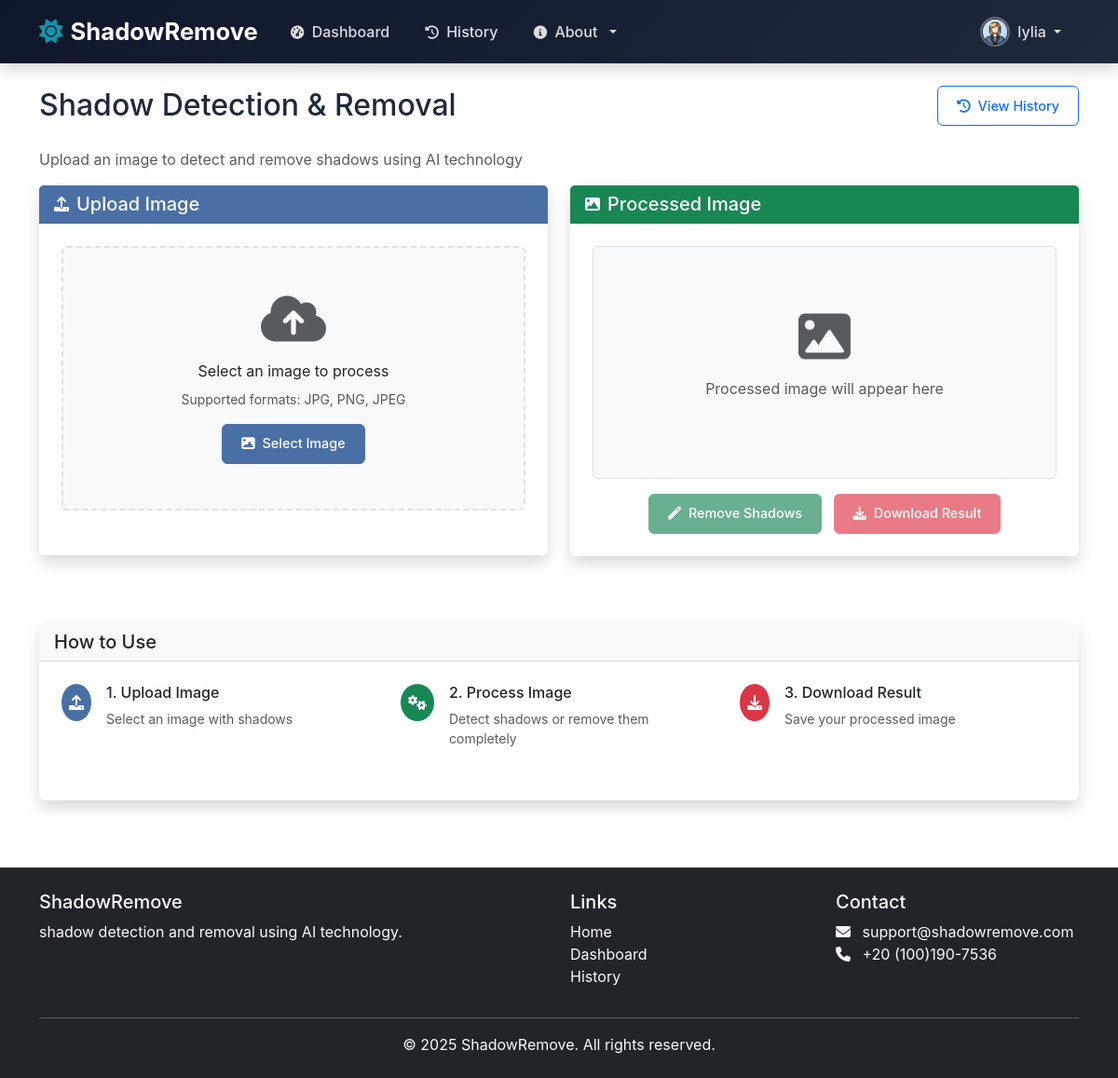
The app's page /dashboard (signed in) with its own data.
### models.py (models this page shows, shortened)
class User(UserMixin, db.Model):
    id = db.Column(db.Integer, primary_key=True)
    username = db.Column(db.String(80), unique=True, nullable=False)
    email = db.Column(db.String(120), unique=True, nullable=False)
    password_hash = db.Column(db.String(128))
    first_name = db.Column(db.String(80), nullable=True)
    last_name = db.Column(db.String(80), nullable=True)
    bio = db.Column(db.Text, nullable=True)
    avatar = db.Column(db.String(120), default='default-avatar.png')
    created_at = db.Column(db.DateTime, default=datetime.utcnow)
    updated_at = db.Column(db.DateTime, default=datetime.utcnow, onupdate=datetime.utcnow)
    is_admin = db.Column(db.Boolean, default=False)
    is_active = db.Column(db.Boolean, default=True)

### app.py (the view)
@app.route('/dashboard')
@login_required
def dashboard():
    return render_template('dashboard.html')

### app.py (called while the page is built)
@login_manager.user_loader
def load_user(user_id):
    return User.query.get(int(user_id))

### templates/dashboard.html (shortened to what this page needs)
{% extends "base.html" %}
{% block content %}
<div class="row">
    <div class="col-12">
        <div class="d-flex justify-content-between align-items-center mb-4">
            <h2 class="mb-0">Shadow Detection & Removal</h2>
            <a href="{{ url_for('history') }}" class="btn btn-outline-primary">
                <i class="fas fa-history me-1"></i> View History
            </a>
        </div>
        <p class="text-muted">Upload an image to detect and remove shadows using AI technology</p>
    </div>
</div>
<div class="row">
    <div class="col-md-6">
        <div class="card shadow mb-4">
            <div class="card-header bg-primary text-white d-flex align-items-center">
                <i class="fas fa-upload me-2"></i>
                <h5 class="card-title mb-0">Upload Image</h5>
            </div>
            <div class="card-body text-center">
                <div id="uploadSection" class="mb-4">
                    <div class="upload-placeholder bg-light rounded p-5 mb-3" id="uploadPlaceholder">
                        <i class="fas fa-cloud-upload-alt display-4 text-muted mb-3"></i>
                        <p class="mb-2">Select an image to process</p>
                        <p class="text-muted small mb-3">Supported formats: JPG, PNG, JPEG</p>
                        <button class="btn btn-primary" id="selectImageBtn">
                            <i class="fas fa-image me-1"></i> Select Image
                        </button>
                    </div>
                </div>
            </div>
        </div>
    </div>
    <div class="col-md-6">
        <div class="card shadow mb-4">
            <div class="card-header bg-success text-white d-flex align-items-center">
                <i class="fas fa-image me-2"></i>
                <h5 class="card-title mb-0">Processed Image</h5>
            </div>
            <div class="card-body text-center">
                <div id="processedImagePlaceholder" class="bg-light border rounded p-5 mb-3 d-flex align-items-center justify-content-center" style="min-height: 250px;">
                    <div>
                        <i class="fas fa-image display-4 text-muted mb-3"></i>
                        <p class="text-muted">Processed image will appear here</p>
                    </div>
                </div>
                <div class="action-buttons">
                    <button class="btn btn-success me-2" id="removeBtn" disabled>
                        <i class="fas fa-magic me-1"></i> Remove Shadows
                    </button>
                    <button class="btn btn-danger" id="downloadBtn" disabled>
                        <i class="fas fa-download me-1"></i> Download Result
                    </button>
                </div>
            </div>
        </div>
    </div>
</div>
<div class="row mt-5">
    <div class="col-12">
        <div class="card shadow">
            <div class="card-header bg-light">
                <h5 class="card-title mb-0">How to Use</h5>
            </div>
            <div class="card-body">
                <div class="row">
                    <div class="col-md-4">
                        <div class="d-flex align-items-start mb-3">
                            <div class="bg-primary text-white rounded-circle p-2 me-3">
                                <i class="fas fa-upload"></i>
                            </div>
                            <div>
                                <h6>1. Upload Image</h6>
                                <p class="text-muted small">Select an image with shadows</p>
                            </div>
                        </div>
                    </div>
                    <div class="col-md-4">
                        <div class="d-flex align-items-start mb-3">
                            <div class="bg-success text-white rounded-circle p-2 me-3">
                                <i class="fas fa-cogs"></i>
                            </div>
                            <div>
                                <h6>2. Process Image</h6>
                                <p class="text-muted small">Detect shadows or remove them completely</p>
                            </div>
                        </div>
                    </div>
                    <div class="col-md-4">
                        <div class="d-flex align-items-start mb-3">
                            <div class="bg-danger text-white rounded-circle p-2 me-3">
                                <i class="fas fa-download"></i>
                            </div>
                            <div>
                                <h6>3. Download Result</h6>
                                <p class="text-muted small">Save your processed image</p>
                            </div>
                        </div>
                    </div>
                </div>
            </div>
        </div>
    </div>
</div>
{% endblock %}

### templates/base.html (shortened to what this page needs)
<!DOCTYPE html>
<html lang="en">
<head>
    <link href="https://cdn.jsdelivr.net/npm/bootstrap@5.3.0/dist/css/bootstrap.min.css" rel="stylesheet">
    <link href="https://cdnjs.cloudflare.com/ajax/libs/font-awesome/6.0.0/css/all.min.css" rel="stylesheet">
    <link href="{{ url_for('static', filename='css/profile.css') }}" rel="stylesheet">
    <link rel="stylesheet" href="{{ url_for('static', filename='css/style.css') }}">
    <link rel="stylesheet" href="{{ url_for('static', filename='css/authentication.css') }}">
</head>
<body>
    <nav class="navbar navbar-expand-lg navbar-dark bg-dark fixed-top shadow">
        <div class="container">
            <a class="navbar-brand d-flex align-items-center" href="{{ url_for('index') }}">
                <i class="fas fa-sun me-2"></i>
                <span class="fw-bold">ShadowRemove</span>
            </a>
            <div class="collapse navbar-collapse" id="navbarNav">
                <ul class="navbar-nav me-auto">
                    <li class="nav-item">
                        <a class="nav-link" href="{{ url_for('dashboard') }}">
                            <i class="fas fa-tachometer-alt me-1"></i> Dashboard
                        </a>
                    </li>
                    <li class="nav-item">
                        <a class="nav-link" href="{{ url_for('history') }}">
                            <i class="fas fa-history me-1"></i> History
                        </a>
                    </li>
                    <li class="nav-item dropdown">
                        <a class="nav-link dropdown-toggle" href="#" id="navbarDropdown" role="button" data-bs-toggle="dropdown">
                            <i class="fas fa-info-circle me-1"></i> About
                        </a>
                    </li>
                </ul>
                <ul class="navbar-nav ms-auto">
                    {% if current_user.is_authenticated %}
                    <li class="nav-item dropdown">
                        <a class="nav-link dropdown-toggle d-flex align-items-center" href="#" id="userDropdown" role="button" data-bs-toggle="dropdown">
                            {% if current_user.avatar and current_user.avatar != 'default-avatar.png' %}
                                <img src="{{ url_for('static', filename='uploads/avatars/' + current_user.avatar) }}" class="profile-picture me-2" alt="Profile Picture">
                            {% else %}
                                <img src="{{ url_for('static', filename='images/default-avatar.png') }}" class="profile-picture me-2" alt="Default Profile">
                            {% endif %}
                            <span>{{ current_user.username }}</span>
                        </a>
                    </li>
                    {% endif %}
                </ul>
            </div>
        </div>
    </nav>
    <div class="container mt-5 pt-4">
        {% block content %}{% endblock %}
    </div>
    <footer class="bg-dark text-light py-4 mt-5">
        <div class="container">
            <div class="row">
                <div class="col-md-6">
                    <h5>ShadowRemove</h5>
                    <p>shadow detection and removal using AI technology.</p>
                </div>
                <div class="col-md-3">
                    <h5>Links</h5>
                    <ul class="list-unstyled">
                        <li><a href="{{ url_for('index') }}" class="text-light">Home</a></li>
                        <li><a href="{{ url_for('dashboard') }}" class="text-light">Dashboard</a></li>
                        <li><a href="{{ url_for('history') }}" class="text-light">History</a></li>
                    </ul>
                </div>
                <div class="col-md-3">
                    <h5>Contact</h5>
                    <ul class="list-unstyled">
                        <li><i class="fas fa-envelope me-2"></i> support@shadowremove.com</li>
                        <li><i class="fas fa-phone me-2"></i> +20 (100)190-7536</li>
                    </ul>
                </div>
            </div>
            <hr class="bg-light">
            <div class="text-center">
                <p class="mb-0">&copy; 2025 ShadowRemove. All rights reserved.</p>
            </div>
        </div>
    </footer>
</body>
</html>

### static/css/profile.css (style rules this page uses)
:root { --primary-color: #2c3e50; --secondary-color: #34495e; --accent-color: #3498db; --light-color: #f8f9fa; --dark-color: #2c3e50; --success-color: #27ae60; --warning-color: #f39c12; --danger-color: #e74c3c; --border-color: #e9ecef; --text-muted: #6c757d; --border-radius: 6px; --box-shadow: 0 2px 10px rgba(0, 0, 0, 0.05); --transition: all 0.2s ease; }
.card { border: 1px solid var(--border-color); border-radius: var(--border-radius); box-shadow: var(--box-shadow); margin-bottom: 1.5rem; }
.card-body { padding: 1.5rem; }
.btn { border-radius: var(--border-radius); padding: 0.6rem 1.25rem; font-weight: 600; transition: var(--transition); font-size: 0.9rem; }
.btn-primary { background-color: var(--primary-color); border-color: var(--primary-color); }

### static/css/style.css (style rules this page uses)
.navbar-brand { font-size: 1.5rem; }
.navbar-nav .nav-link { font-weight: 500; transition: color 0.3s ease; }
body { padding-top: 20px; min-height: 100vh; display: flex; flex-direction: column; }
.container.mt-5.pt-4 { flex: 1; }
footer { margin-top: auto; }
footer a { text-decoration: none; transition: color 0.3s ease; }
.card { border: none; box-shadow: 0 0.5rem 1rem rgba(0, 0, 0, 0.15); transition: transform 0.3s ease, box-shadow 0.3s ease; }
.card-header { border-bottom: 1px solid rgba(0, 0, 0, 0.125); }
.btn { border-radius: 0.375rem; font-weight: 500; transition: all 0.3s ease; }
.upload-placeholder { border: 2px dashed #dee2e6; transition: all 0.3s ease; border-radius: 0.5rem; }
:root { --primary-color: #4a6fa5; --secondary-color: #166088; --accent-color: #4cb1a7; --light-color: #f8f9fa; --dark-color: #343a40; --success-color: #28a745; --danger-color: #dc3545; }
.bg-primary { background-color: var(--primary-color) !important; }
.btn-primary { background-color: var(--primary-color); border-color: var(--primary-color); }
:root { --primary: #1a2d7a; --secondary: #1f113a; --dark: #1d2a3a; --light: #f8f9fa; --gray: #6c757d; }
body { font-family: 'Inter', sans-serif; color: var(--dark); overflow-x: hidden; }

### templates/base.html (style rules this page uses)
:root { --primary: #0c255c; --primary-dark: #0c1f53; --secondary: #361969; --accent: #0e97af; --dark: #1e293b; --light: #f8fafc; --gray: #78889e; --gray-light: #dfe3e9; --white: #ffffff; --navbar-dark: #0f172a; }
body { font-family: 'Inter', sans-serif; color: var(--dark); background-color: var(--white); overflow-x: hidden; }
.navbar { background: linear-gradient(135deg, var(--navbar-dark) 0%, var(--dark) 100%) !important; box-shadow: 0 4px 18px rgba(0, 0, 0, 0.15); padding: 0.6rem 0; transition: all 0.3s ease; }
.navbar-brand { font-size: 1.6rem; font-weight: 700; color: var(--white) !important; }
.navbar-brand i { color: var(--accent); transition: all 0.3s ease; }
.navbar-nav .nav-link { font-weight: 500; transition: all 0.3s ease; color: rgba(255, 255, 255, 0.85) !important; padding: 0.5rem 1rem !important; margin: 0 0.2rem; border-radius: 6px; }
.navbar-nav .nav-link i { margin-right: 0.4rem; font-size: 0.9rem; }
.profile-picture { width: 32px; height: 32px; border-radius: 50%; object-fit: cover; border: 2px solid rgba(255, 255, 255, 0.3); transition: all 0.3s ease; }
.dropdown-toggle::after { margin-left: 0.5rem; }
footer { background: linear-gradient(135deg, var(--navbar-dark) 0%, var(--dark极) 100%) !important; border-top: 1px solid rgba(255, 255, 255, 0.1); }
footer a { text-decoration: none; transition: color 0.3s ease; }

### records on screen
User: avatar (picture), username "lylia"
